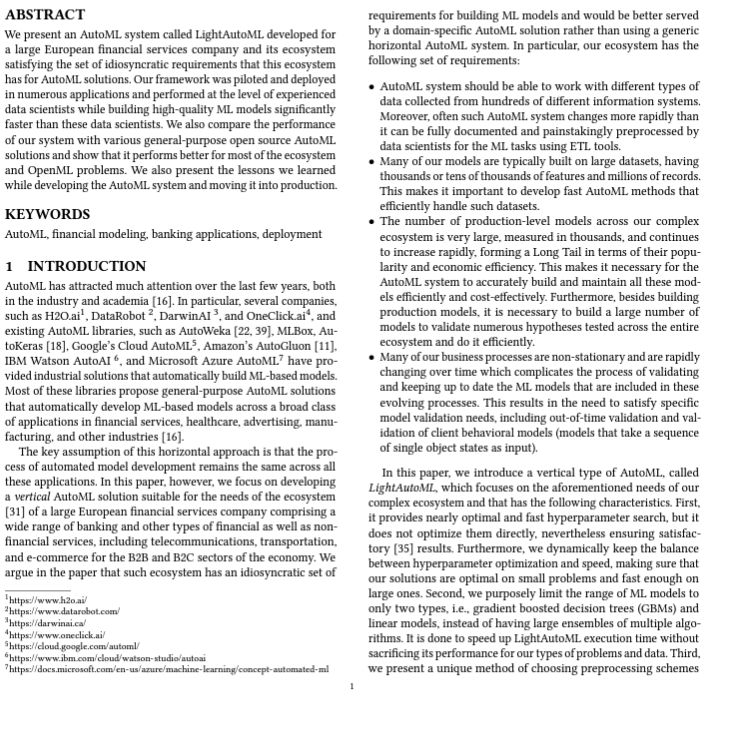
#> input picture images/research.png, 738 x 738 px
$ python -i one.py   (imports and definitions only)
#> lines starting #> are read from the running program, lines starting #| are printed output that depends on the picture; after the words box and inside, x2 and y2 are one past the last pixel; in counts of white or black regions, pixels touching at a corner belong together
import os
import pytesseract
from PIL import Image, ImageFilter
import numpy as np
import cv2

def ocr_image(image_path):
    try:
        with Image.open(image_path) as img:
            text = pytesseract.image_to_string(img)
            return text
    except Exception as e:
        print(f"Error processing {image_path}: {e}")
        return None

def extract_multi_column_text(image_path):
    try:
        with Image.open(image_path) as img:
            grayscale_img = img.convert("L")
            full_text = pytesseract.image_to_string(grayscale_img)
            return full_text
    except Exception as e:
        print(f"Error processing {image_path}: {e}")
        return None

def preprocess_image(image_path):
#> called with image_path = 'images/research.png'
    try:
        with Image.open(image_path) as img:
#> img is the input picture: PIL image 738x738 RGBA; mean R, G, B, A 228.7, 228.7, 228.7, 255
            grayscale_img = img.convert("L")
            deskewed_img = deskew_image(grayscale_img)
            threshold = 150
            binary_img = deskewed_img.point(lambda p: p > threshold and 255)
            denoised_img = remove_noise(binary_img)
            return denoised_img
    except Exception as e:
        print(f"Error processing {image_path}: {e}")
        return None

def deskew_image(image):
    img_array = np.array(image)
    lines = cv2.HoughLines(img_array, 1, np.pi / 180, 200)
    skew_angle = 0
    if lines is not None:
        for rho, theta in lines[:, 0]:
            skew_angle += theta
#> this loop made 8194 passes
#> (rho, theta, skew_angle) on passes 1 to 3: (520, 0.785, 0.785), (-1, 2.36, 3.14), (1, 2.36, 5.5)
#> after the loop, skew_angle = 11085.8
    return image.rotate(-skew_angle / len(lines), resample=Image.BICUBIC, expand=True)
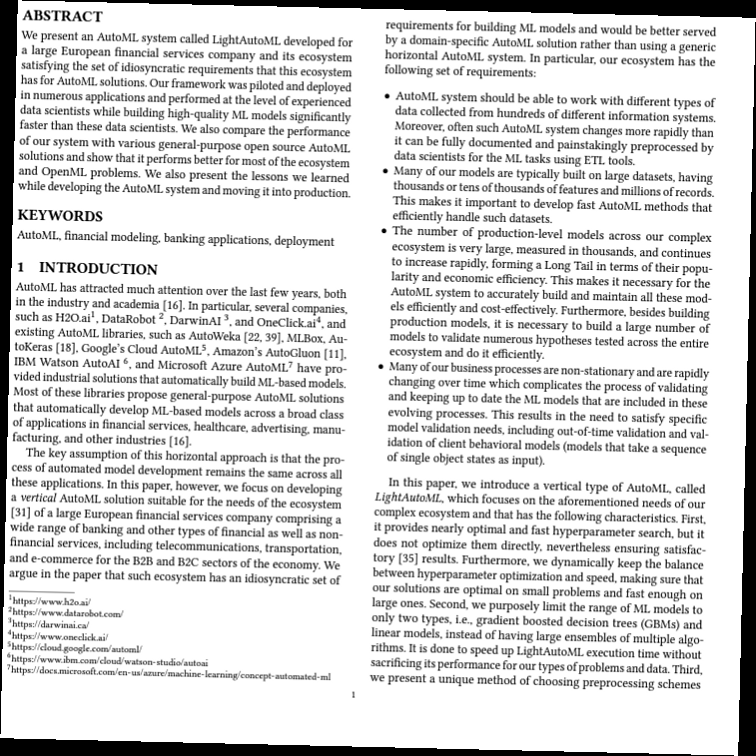
#> returned value: PIL image 756x756 L; min 0, max 255, mean 217
#> in preprocess_image, `binary_img = deskewed_img.point(lambda p: p > threshold and 255)`:
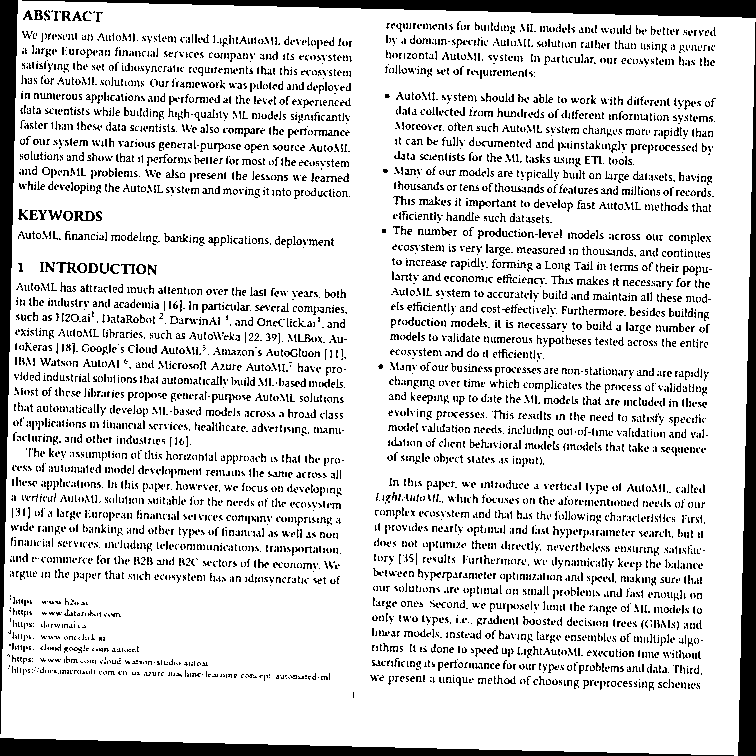
#> binary_img: PIL image 756x756 L; 84.1% white; 5692 black regions (4992 under 20 px), largest, box (x1, y1, x2, y2) and area: (0, 0, 18, 734) 6725, (22, 0, 756, 18) 6725, (738, 22, 756, 756) 6725

def remove_noise(image):
    return image.filter(ImageFilter.MedianFilter)
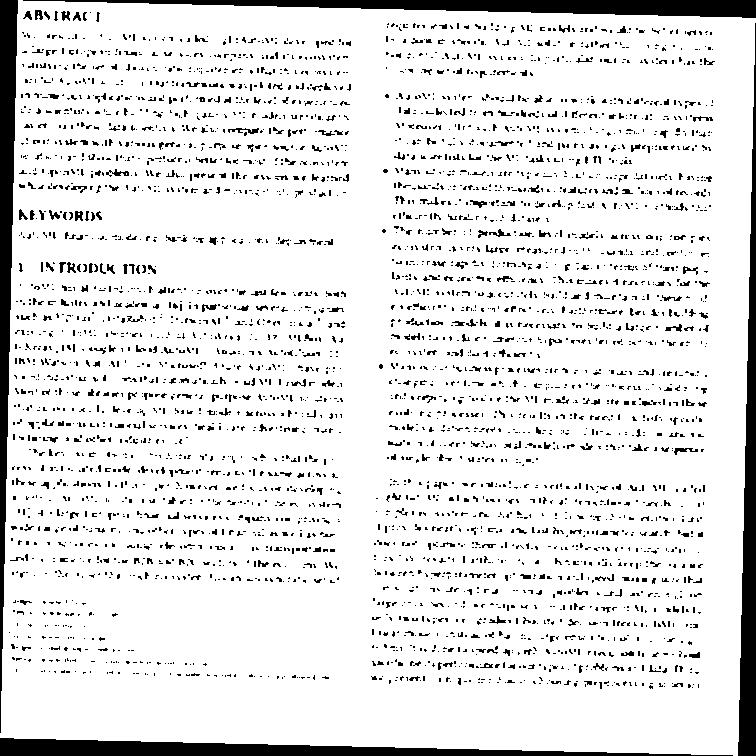
#> returned value: PIL image 756x756 L; 89.2% white; 4129 black regions (3712 under 20 px), largest, box (x1, y1, x2, y2) and area: (0, 0, 18, 733) 6724, (23, 0, 756, 18) 6724, (738, 23, 756, 756) 6724

def process_image(image_path):
    preprocessed_img = preprocess_image(image_path)
    if preprocessed_img:
        full_text = ocr_image(image_path)
        return full_text if full_text else "No text extracted from the image."
    else:
        return "Error preprocessing the image."


>>> result = preprocess_image('images/research.png')
